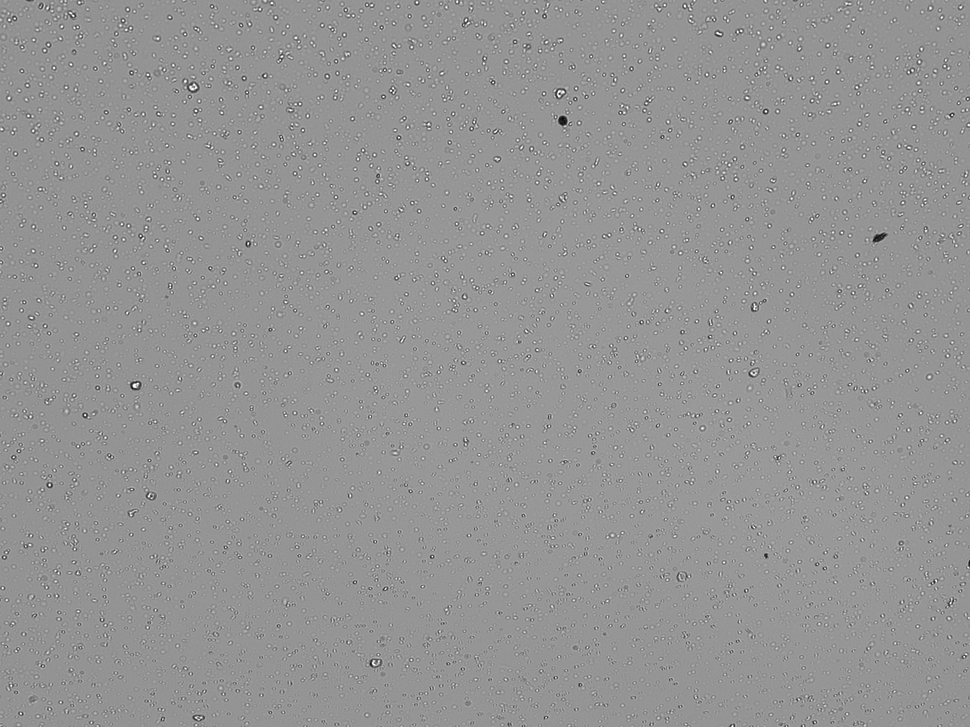
#> input picture data/BioIVT Hepatocytes 7-24-19_bf_20190620213016.png, 970 x 727 px, shrunk from 2048 x 1536 before the run, found by its file name
$ python p2.py
#> lines starting #> are read from the running program, lines starting #| are printed output that depends on the picture
# Greg Howard & Srikanth Bonkuri

import matplotlib.pyplot as plt
import numpy as np

# Read images from the data folder
img_bf = plt.imread('data/BioIVT Hepatocytes 7-24-19_bf_20190620213016.png')
#> img_bf is the input picture: shape (727, 970) float32; min 0.0471, max 1, mean 0.58
img_green = plt.imread('data/BioIVT Hepatocytes 7-24-19_green_20190620213016.png')
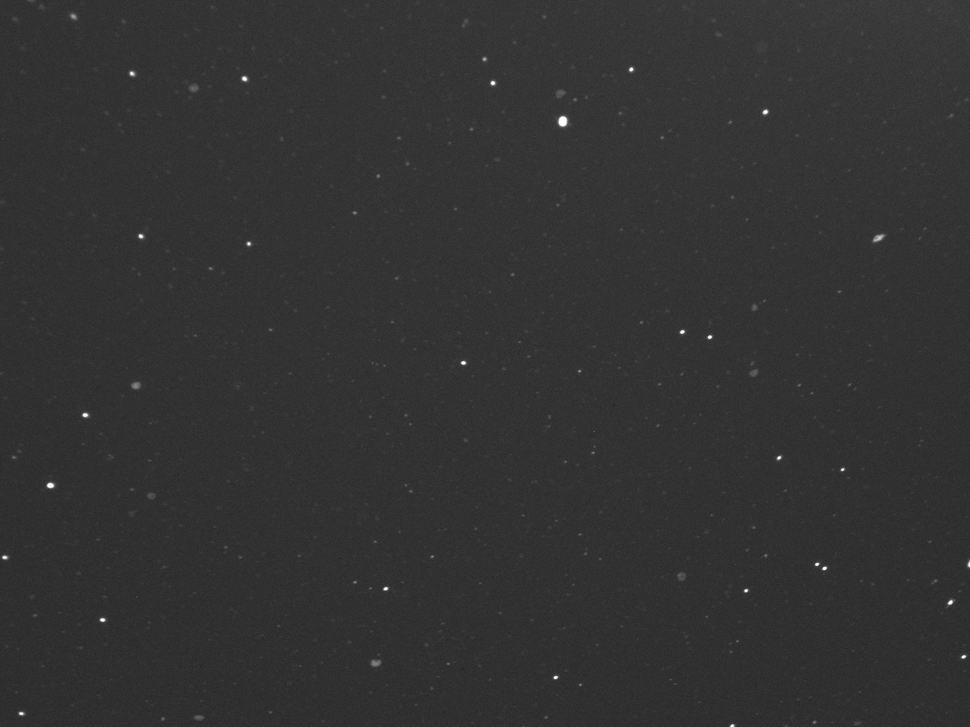
#> input picture data/BioIVT Hepatocytes 7-24-19_green_20190620213016.png, 970 x 727 px, shrunk from 2048 x 1536 before the run, found by its file name
#> img_green is the input picture: shape (727, 970) float32; min 0.153, max 1, mean 0.199
img_red = plt.imread('data/BioIVT Hepatocytes 7-24-19_red_20190620213016.png')
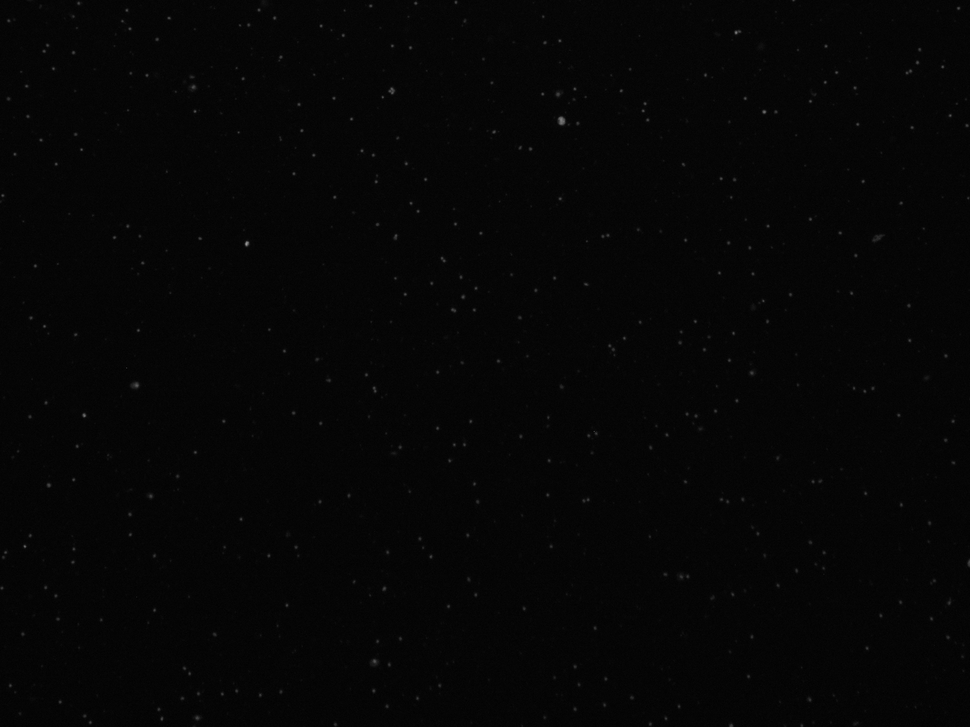
#> input picture data/BioIVT Hepatocytes 7-24-19_red_20190620213016.png, 970 x 727 px, shrunk from 2048 x 1536 before the run, found by its file name
#> img_red is the input picture: shape (727, 970) float32; min 0, max 0.6, mean 0.0225

# Produce a joint histogram of pixel intensity across the images
num_bins = 256
labels = ['Brightfield', 'Green', 'Red']
image_set = [img_bf, img_green, img_red]
hist_range = (0.0, np.max(image_set))
#> hist_range = (0, 1)
fig, ax = plt.subplots()
for img in image_set:
    plt.hist(img.ravel(), bins=num_bins, range=hist_range)
#> this loop made 3 passes

# Label and beautify
fig.subplots_adjust(top=0.9, left=0.15)
x_locations = [np.median(img_bf), np.median(img_green), np.median(img_red)]
#> x_locations = [0.584, 0.196, 0.0196]
ax.set_xticks(x_locations, labels)
ax.set_ylabel('Pixel Count')
ax.set_xlabel('Pixel Intensity (scaled 0 to 1)')
fig.suptitle('Pixel Intensity Histogram by Imaging Method')
fig.savefig('figs/Pixel_Intensity_Hist_by_Imaging_Method.png')
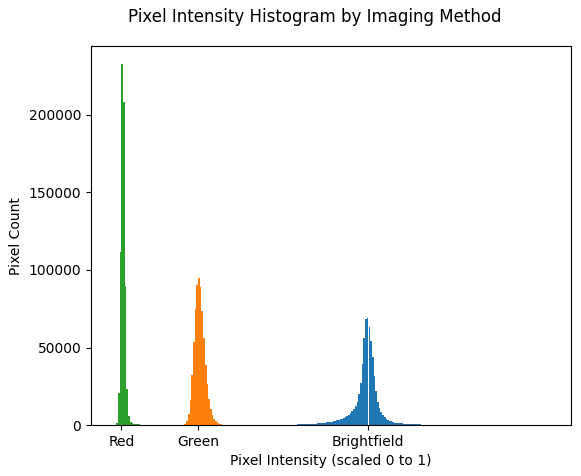
#> figure drawn by matplotlib, 1 panel; tallest bar 68946 high, from x = 0.582 to 0.586; tallest bar 95077 high, from x = 0.195 to 0.199; tallest bar 232561 high, from x = 0.0195 to 0.0234
